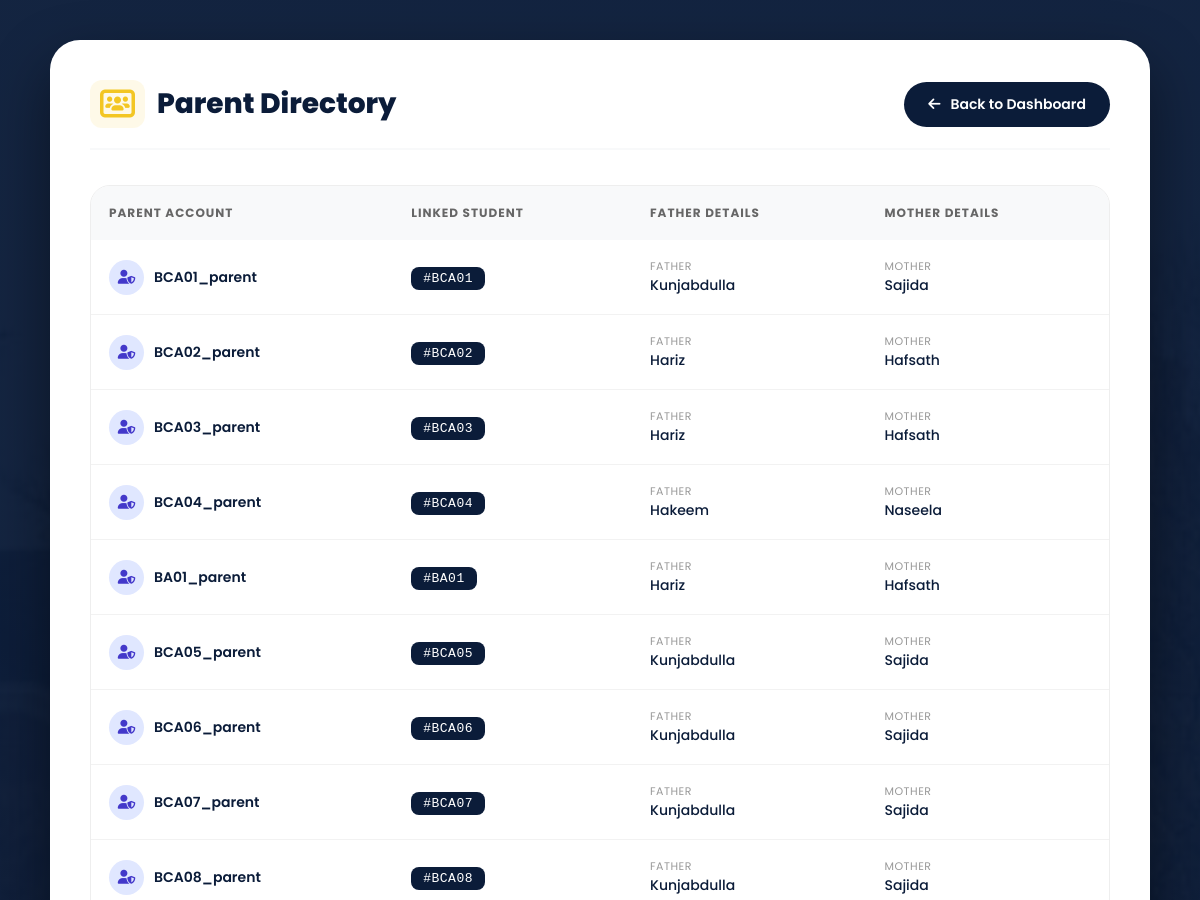
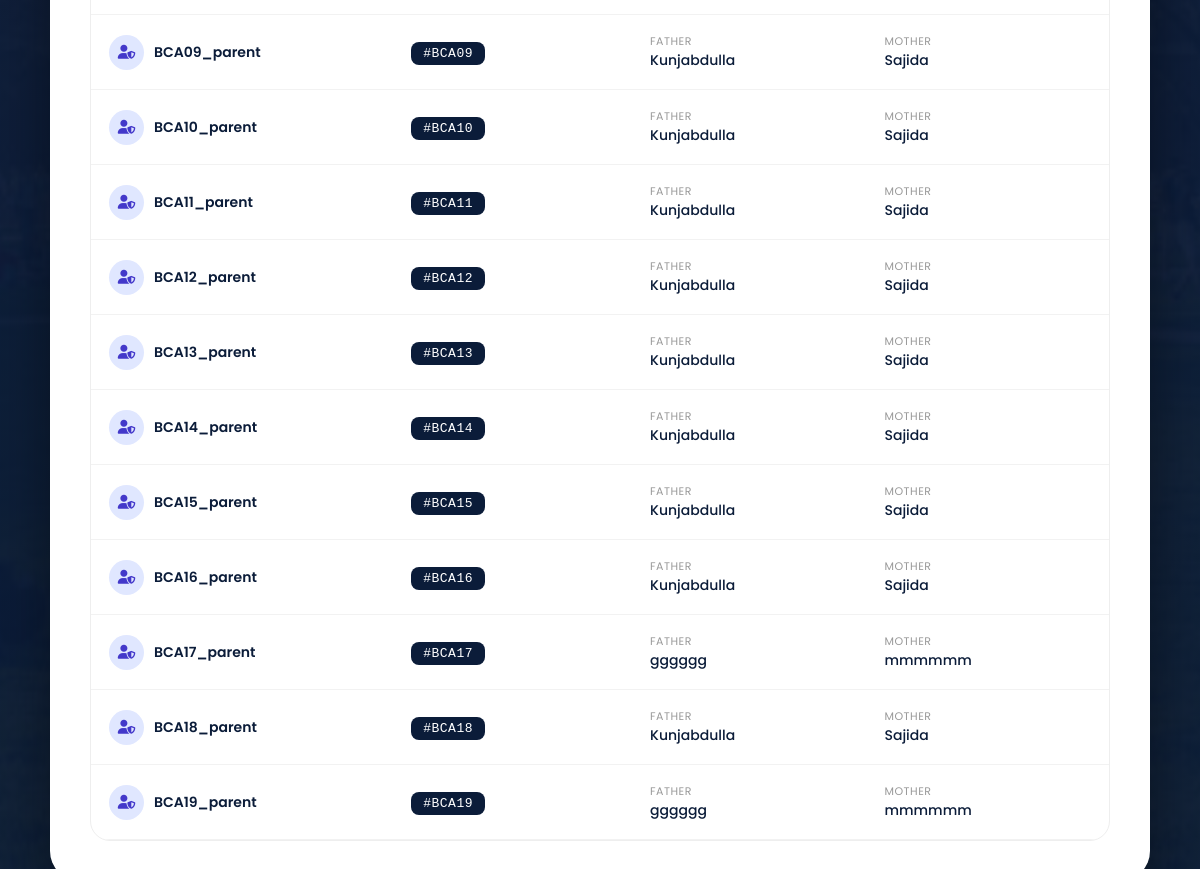
/adminpanel/parents/ (signed in), run on the app's committed database (2 pictures, top to bottom).
### accounts/models.py (models this page shows)
class User(AbstractUser):
    ROLE_CHOICES = (
        ('student','Student'),
        ('teacher','Teacher'),
        ('parent','Parent'),
    )
    role = models.CharField(
        max_length=10,
        choices=ROLE_CHOICES,
        blank=True,
        null=True
    )

### students/models.py (models this page shows, shortened)
class Student(models.Model):
    COURSE_CHOICES = (
        ('BCA', 'BCA'),
        ('BSC_CS', 'BSc Computer Science'),
        ('BSC_IT', 'BSc Information Technology'),
        ('BCOM', 'BCom'),
        ('BA', 'BA'),
    )
    user = models.OneToOneField(
        User,
        on_delete=models.CASCADE,
        related_name='student_profile',blank=True,null=True
    )
    course = models.CharField(max_length=20, choices=COURSE_CHOICES)
    SEMESTER_CHOICES = [
    (1, '1st Semester'),
    (2, '2nd Semester'),
    (3, '3rd Semester'),
    (4, '4th Semester'),
    (5, '5th Semester'),
    (6, '6th Semester'),
    ]
    semester = models.PositiveIntegerField(
        choices=SEMESTER_CHOICES,
        default=1
    )
    parent = models.OneToOneField(
        User,
        on_delete=models.CASCADE,
        related_name='parent_student',
        null=True,
        blank=True
    )
    first_name = models.CharField(max_length=50,blank=True)   # Student first name
    last_name = models.CharField(max_length=50,blank=True)    # Student last name
    father_name = models.CharField(max_length=100,blank=True)
    mother_name = models.CharField(max_length=100,blank=True)
    register_number = models.CharField(
        max_length=20,
        unique=True,blank=True
    )
    date_of_birth = models.DateField()
    profile_photo = models.ImageField(
        upload_to='student_profiles/',
        blank=True,
        null=True
    )
    parent_email = models.EmailField(blank=True, null=True)
    otp = models.CharField(max_length=6, blank=True, null=True)  # store OTP
    otp_created_at = models.DateTimeField(blank=True, null=True)  # store OTP timestamp

### adminpanel/views.py (the view)
# urls.py: path('parents/', views.parent_list, name='parent-list'),
@login_required
def parent_list(request):
    if not request.user.is_superuser:
        return redirect('home')
    parents = User.objects.filter(role='parent')
    return render(request, 'adminpanel/parent_list.html', {
        'parents': parents
    })

### notifications/context_processors.py (called while the page is built)
def notification_count(request):
    if request.user.is_authenticated:
        count = Notification.objects.filter(
            recipient=request.user,
            is_read=False
        ).count()
    else:
        count = 0
    return {
        'unread_notification_count': count
    }

### templates/adminpanel/parent_list.html (shortened to what this page needs)
{% load static %}
<!DOCTYPE html>
<html lang="en">
<head>
    <link rel="stylesheet" href="https://cdnjs.cloudflare.com/ajax/libs/font-awesome/6.5.1/css/all.min.css"/>
</head>
<body>
<div class="admin-card">
    <div class="header">
        <div class="title-area">
            <h2><i class="fas fa-users-rectangle"></i> Parent Directory</h2>
        </div>
        <a href="{% url 'admin-dashboard' %}" class="btn-back">
            <i class="fas fa-arrow-left"></i> Back to Dashboard
        </a>
    </div>
    <div class="table-responsive">
        <table>
            <thead>
                <tr>
                    <th>Parent Account</th>
                    <th>Linked Student</th>
                    <th>Father Details</th>
                    <th>Mother Details</th>
                </tr>
            </thead>
            <tbody>
                {% for parent in parents %}
                <tr>
                    <td data-label="Parent Account">
                        <div class="user-id">
                            <div class="user-icon"><i class="fas fa-user-shield"></i></div>
                            {{ parent.username }}
                        </div>
                    </td>
                    <td data-label="Linked Student">
                        <span class="reg-chip">#{{ parent.parent_student.register_number }}</span>
                    </td>
                    <td data-label="Father Details">
                        <div class="parent-name">
                            <small>Father</small>
                            <span>{{ parent.parent_student.father_name }}</span>
                        </div>
                    </td>
                    <td data-label="Mother Details">
                        <div class="parent-name">
                            <small>Mother</small>
                            <span>{{ parent.parent_student.mother_name }}</span>
                        </div>
                    </td>
                </tr>
                {% endfor %}
            </tbody>
        </table>
    </div>
</div>
</body>
</html>

### data on the page
User: username "BCA01_parent", parent_student.register_number "BCA01", parent_student.father_name "Kunjabdulla", parent_student.mother_name "Sajida"
User: username "BCA02_parent", parent_student.register_number "BCA02", parent_student.father_name "Hariz", parent_student.mother_name "Hafsath"
User: username "BCA03_parent", parent_student.register_number "BCA03", parent_student.father_name "Hariz", parent_student.mother_name "Hafsath"
User: username "BCA04_parent", parent_student.register_number "BCA04", parent_student.father_name "Hakeem", parent_student.mother_name "Naseela"
User: username "BA01_parent", parent_student.register_number "BA01", parent_student.father_name "Hariz", parent_student.mother_name "Hafsath"
User: username "BCA05_parent", parent_student.register_number "BCA05", parent_student.father_name "Kunjabdulla", parent_student.mother_name "Sajida"
User: username "BCA06_parent", parent_student.register_number "BCA06", parent_student.father_name "Kunjabdulla", parent_student.mother_name "Sajida"
User: username "BCA07_parent", parent_student.register_number "BCA07", parent_student.father_name "Kunjabdulla", parent_student.mother_name "Sajida"
User: username "BCA08_parent", parent_student.register_number "BCA08", parent_student.father_name "Kunjabdulla", parent_student.mother_name "Sajida"
User: username "BCA09_parent", parent_student.register_number "BCA09", parent_student.father_name "Kunjabdulla", parent_student.mother_name "Sajida"
User: username "BCA10_parent", parent_student.register_number "BCA10", parent_student.father_name "Kunjabdulla", parent_student.mother_name "Sajida"
User: username "BCA11_parent", parent_student.register_number "BCA11", parent_student.father_name "Kunjabdulla", parent_student.mother_name "Sajida"
User: username "BCA12_parent", parent_student.register_number "BCA12", parent_student.father_name "Kunjabdulla", parent_student.mother_name "Sajida"
User: username "BCA13_parent", parent_student.register_number "BCA13", parent_student.father_name "Kunjabdulla", parent_student.mother_name "Sajida"
User: username "BCA14_parent", parent_student.register_number "BCA14", parent_student.father_name "Kunjabdulla", parent_student.mother_name "Sajida"
User: username "BCA15_parent", parent_student.register_number "BCA15", parent_student.father_name "Kunjabdulla", parent_student.mother_name "Sajida"
User: username "BCA16_parent", parent_student.register_number "BCA16", parent_student.father_name "Kunjabdulla", parent_student.mother_name "Sajida"
User: username "BCA17_parent", parent_student.register_number "BCA17", parent_student.father_name "gggggg", parent_student.mother_name "mmmmmm"
User: username "BCA18_parent", parent_student.register_number "BCA18", parent_student.father_name "Kunjabdulla", parent_student.mother_name "Sajida"
User: username "BCA19_parent", parent_student.register_number "BCA19", parent_student.father_name "gggggg", parent_student.mother_name "mmmmmm"
